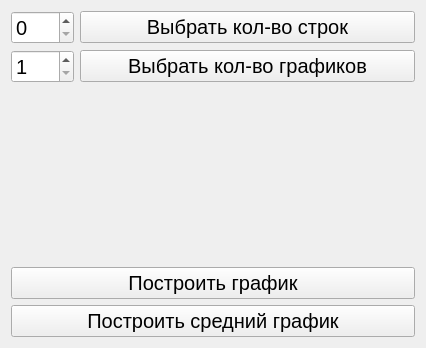
<?xml version="1.0" encoding="UTF-8"?>
<ui version="4.0">
 <class>Form</class>
 <widget class="QWidget" name="Form">
  <property name="geometry">
   <rect>
    <x>0</x>
    <y>0</y>
    <width>426</width>
    <height>348</height>
   </rect>
  </property>
  <property name="windowTitle">
   <string>Form</string>
  </property>
  <layout class="QFormLayout" name="formLayout">
   <item row="0" column="0">
    <widget class="QSpinBox" name="row_count_spin_box">
     <property name="sizePolicy">
      <sizepolicy hsizetype="Fixed" vsizetype="Fixed">
       <horstretch>0</horstretch>
       <verstretch>0</verstretch>
      </sizepolicy>
     </property>
     <property name="minimumSize">
      <size>
       <width>30</width>
       <height>0</height>
      </size>
     </property>
     <property name="font">
      <font>
       <pointsize>15</pointsize>
      </font>
     </property>
     <property name="maximum">
      <number>999</number>
     </property>
    </widget>
   </item>
   <item row="0" column="1">
    <widget class="QPushButton" name="row_count_button">
     <property name="sizePolicy">
      <sizepolicy hsizetype="Expanding" vsizetype="Fixed">
       <horstretch>0</horstretch>
       <verstretch>0</verstretch>
      </sizepolicy>
     </property>
     <property name="font">
      <font>
       <pointsize>15</pointsize>
      </font>
     </property>
     <property name="text">
      <string>Выбрать кол-во строк</string>
     </property>
    </widget>
   </item>
   <item row="1" column="0">
    <widget class="QSpinBox" name="plot_count_spin_box">
     <property name="sizePolicy">
      <sizepolicy hsizetype="Fixed" vsizetype="Fixed">
       <horstretch>0</horstretch>
       <verstretch>0</verstretch>
      </sizepolicy>
     </property>
     <property name="minimumSize">
      <size>
       <width>30</width>
       <height>0</height>
      </size>
     </property>
     <property name="font">
      <font>
       <pointsize>15</pointsize>
      </font>
     </property>
     <property name="minimum">
      <number>1</number>
     </property>
     <property name="maximum">
      <number>999</number>
     </property>
    </widget>
   </item>
   <item row="1" column="1">
    <widget class="QPushButton" name="plot_count_button">
     <property name="sizePolicy">
      <sizepolicy hsizetype="Expanding" vsizetype="Fixed">
       <horstretch>0</horstretch>
       <verstretch>0</verstretch>
      </sizepolicy>
     </property>
     <property name="font">
      <font>
       <pointsize>15</pointsize>
      </font>
     </property>
     <property name="text">
      <string>Выбрать кол-во графиков</string>
     </property>
    </widget>
   </item>
   <item row="3" column="0" colspan="2">
    <widget class="QPushButton" name="plot_button">
     <property name="font">
      <font>
       <pointsize>15</pointsize>
      </font>
     </property>
     <property name="text">
      <string>Построить график</string>
     </property>
    </widget>
   </item>
   <item row="2" column="0">
    <spacer name="verticalSpacer">
     <property name="orientation">
      <enum>Qt::Vertical</enum>
     </property>
     <property name="sizeHint" stdset="0">
      <size>
       <width>20</width>
       <height>40</height>
      </size>
     </property>
    </spacer>
   </item>
   <item row="4" column="0" colspan="2">
    <widget class="QPushButton" name="plot_avg_buttin">
     <property name="font">
      <font>
       <pointsize>15</pointsize>
      </font>
     </property>
     <property name="text">
      <string>Построить средний график</string>
     </property>
    </widget>
   </item>
  </layout>
 </widget>
 <resources/>
 <connections/>
</ui>
